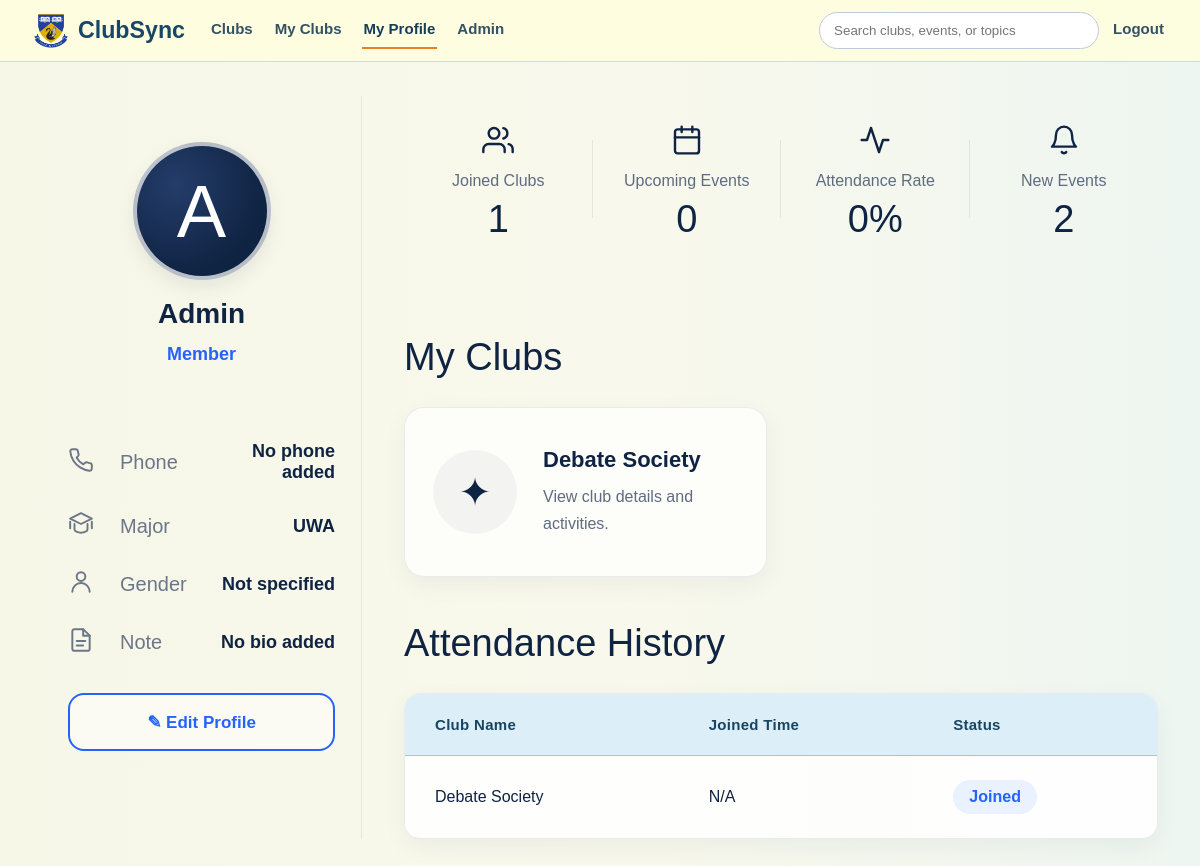
/my-profile (signed in), run on an earlier commit of the app's database.
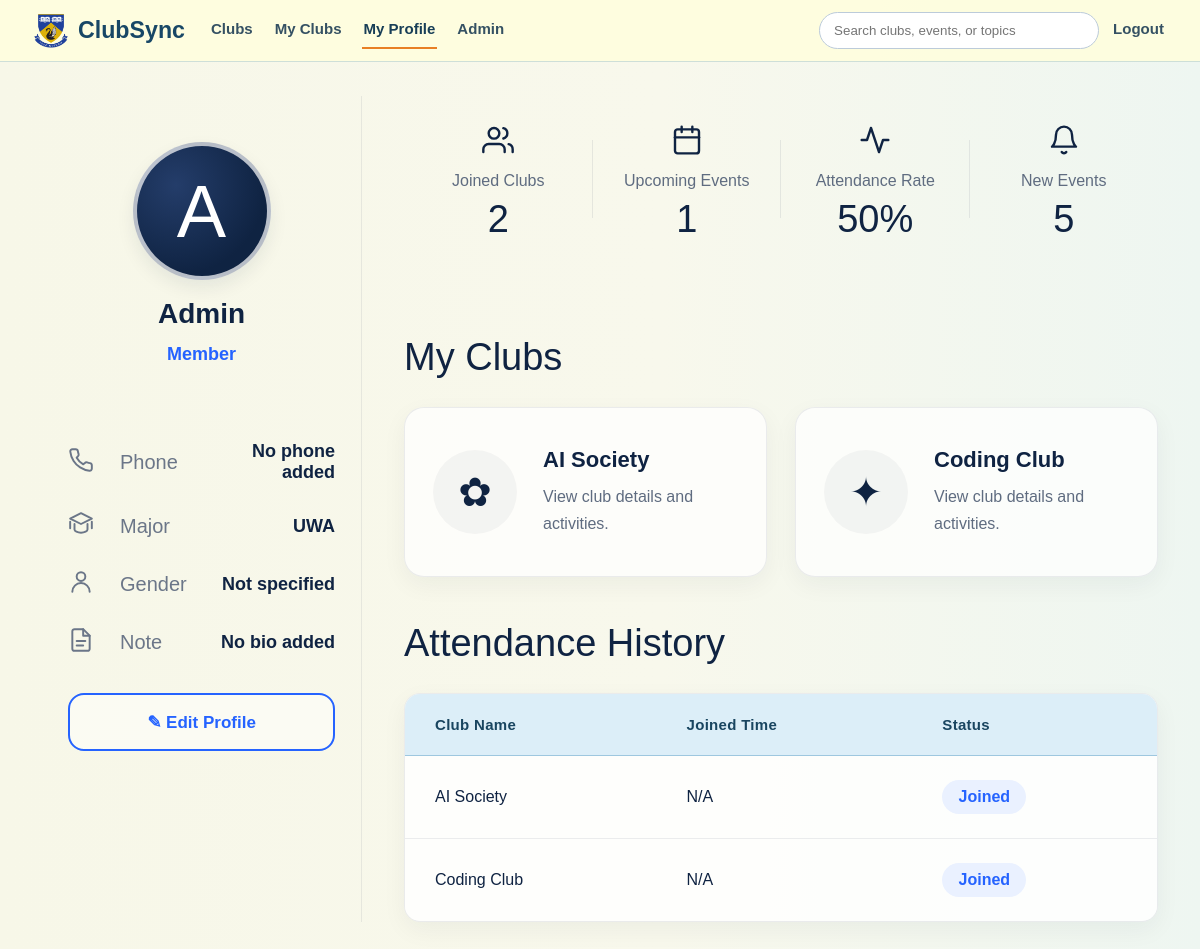
And on a later commit of the database.
### models/user.py (models this page shows)
class User(db.Model):
    __tablename__ = "users"
    id = db.Column(db.Integer, primary_key=True)
    name = db.Column(db.String(100), nullable=False)
    email = db.Column(db.String(120), unique=True, nullable=False)
    password_hash = db.Column(db.String(255), nullable=False)
    is_admin = db.Column(db.Boolean, default=False, nullable=False)
    memberships = db.relationship("Membership", backref="user", cascade="all, delete")
    attendances = db.relationship("Attendance", backref="user", cascade="all, delete")

### models/membership.py (models this page shows)
class Membership(db.Model):
    __tablename__ = "memberships"
    id = db.Column(db.Integer, primary_key=True)
    user_id = db.Column(db.Integer, db.ForeignKey("users.id"), nullable=False)
    club_id = db.Column(db.Integer, db.ForeignKey("clubs.id"), nullable=False)

### models/club.py (models this page shows)
class Club(db.Model):
    __tablename__ = "clubs"
    id = db.Column(db.Integer, primary_key=True)
    name = db.Column(db.String(100), nullable=False)
    description = db.Column(db.Text, nullable=False)
    category = db.Column(db.String(50), nullable=True)
    image_path = db.Column(db.String(255), nullable=True)
    events = db.relationship("Event", backref="club", cascade="all, delete")
    memberships = db.relationship("Membership", backref="club", cascade="all, delete")

### routes/profile.py (the view)
@profile_bp.route("/my-profile")
def profile():
    if "user_id" not in session:
        return redirect(url_for("auth.login"))
    user_id = session["user_id"]
    user = User.query.get(user_id)
    joined_clubs = (
        Club.query
        .join(Membership, Membership.club_id == Club.id)
        .filter(Membership.user_id == user_id)
        .order_by(Club.name.asc())
        .all()
    )
    profile_data = ProfileUser.query.filter_by(user_id=user.id).first()
    return render_template(
        "profile.html",
        user=user,
        profile=profile_data,
        club_history=joined_clubs
    )

### templates/profile.html (shortened to what this page needs)
<!DOCTYPE html>
<html lang="en">
<head>
    <link rel="stylesheet" href="{{ url_for('static', filename='css/styles.css') }}">
    <link rel="stylesheet" href="{{ url_for('static', filename='css/profile.css') }}">
</head>
<body class="clubs-page">
    {% set active_page = 'profile' %}
    {% include "_site_header.html" %}
    <div class="profile-page">
        <aside class="profile-card">
            <div class="profile-avatar">
                {% if profile and profile.avatar %}
                <img src="{{ url_for('static', filename='uploads/' + profile.avatar) }}">
                {% else %}
                {{ user.name[0]|upper }}
                {% endif %}
            </div>
            <h2>{{ user.name }}</h2>
            <div class="profile-role">Member</div>
            <div class="profile-list">
                <div class="profile-row">
                    <span class="profile-icon">
                    </span>
                    <span class="profile-label">Phone</span>
                    <span class="profile-value">
                        {{ profile.phone if profile and profile.phone else 'No phone added' }}
                    </span>
                </div>
                <div class="profile-row">
                    <span class="profile-icon">
                        <svg viewBox="0 0 24 24">
                            <path d="M22 10v6M2 10v6"></path>
                            <path d="M12 2L2 7l10 5 10-5-10-5z"></path>
                            <path d="M6 12v5c0 1.5 2.7 3 6 3s6-1.5 6-3v-5"></path>
                        </svg>
                    </span>
                    <span class="profile-label">Major</span>
                    <span class="profile-value">
                        {{ profile.major if profile and profile.major else 'UWA' }}
                    </span>
                </div>
                <div class="profile-row">
                    <span class="profile-icon">
                        <svg viewBox="0 0 24 24">
                            <path d="M20 21a8 8 0 0 0-16 0"></path>
                            <circle cx="12" cy="7" r="4"></circle>
                        </svg>
                    </span>
                    <span class="profile-label">Gender</span>
                    <span class="profile-value">
                        {{ profile.gender if profile and profile.gender else 'Not specified' }}
                    </span>
                </div>
                <div class="profile-row">
                    <span class="profile-icon">
                        <svg viewBox="0 0 24 24">
                            <path d="M14 2H6a2 2 0 0 0-2 2v16a2 2 0 0 0 2 2h12a2 2 0 0 0 2-2V8z"></path>
                            <polyline points="14 2 14 8 20 8"></polyline>
                            <line x1="8" y1="13" x2="16" y2="13"></line>
                            <line x1="8" y1="17" x2="14" y2="17"></line>
                        </svg>
                    </span>
                    <span class="profile-label">Note</span>
                    <span class="profile-value">
                        {{ profile.bio if profile and profile.bio else 'No bio added' }}
                    </span>
                </div>
            </div>
            <a href="{{ url_for('profile.profile_edit') }}" class="edit-link">
                ✎ Edit Profile
            </a>
        </aside>
        <main class="profile-right">
            <section class="stats-row">
                <a href="/myclubs" class="stat stat-link">
                    <div class="stat-icon">
                        <svg viewBox="0 0 24 24">
                            <path d="M17 21v-2a4 4 0 0 0-4-4H5a4 4 0 0 0-4 4v2"></path>
                            <circle cx="9" cy="7" r="4"></circle>
                            <path d="M23 21v-2a4 4 0 0 0-3-3.87"></path>
                            <path d="M16 3.13a4 4 0 0 1 0 7.75"></path>
                        </svg>
                    </div>
                    <div class="stat-title">
                        Joined Clubs
                    </div>
                    <div class="stat-value">
                        {{ user.memberships|length }}
                    </div>
                </a>
                <a href="{{ url_for('clubs.myclubs') }}" class="stat stat-link">
                    <div class="stat-icon">
                        <svg viewBox="0 0 24 24">
                            <rect x="3" y="4" width="18" height="18" rx="2"></rect>
                            <line x1="16" y1="2" x2="16" y2="6"></line>
                            <line x1="8" y1="2" x2="8" y2="6"></line>
                            <line x1="3" y1="10" x2="21" y2="10"></line>
                        </svg>
                    </div>
                    <div class="stat-title">
                        Upcoming Events
                    </div>
                    <div class="stat-value">
                        {{ user.attendances|length }}
                    </div>
                </a>
                <div class="stat">
                    <div class="stat-icon">
                        <svg viewBox="0 0 24 24">
                            <polyline points="22 12 18 12 15 21 9 3 6 12 2 12"></polyline>
                        </svg>
                    </div>
                    <div class="stat-title">
                        Attendance Rate
                    </div>
                    <div class="stat-value">
                        {% if user.memberships|length > 0 %}
                        {{ ((user.attendances|length / user.memberships|length) * 100)|round(0, 'floor')|int }}%
                        {% else %}
                        0%
                        {% endif %}
                    </div>
                </div>
            <a href="/myclubs" class="stat stat-link">
                <div class="stat-icon">
                    <svg viewBox="0 0 24 24">
                        <path d="M6 8a6 6 0 0 1 12 0c0 7 3 9 3 9H3s3-2 3-9"></path>
                        <path d="M10.3 21a2 2 0 0 0 3.4 0"></path>
                    </svg>
                </div>
                <div class="stat-title">
                    New Events
                </div>
                <div class="stat-value">
                    {% set ns = namespace(total=0) %}
                    {% for membership in user.memberships %}
                    {% set ns.total = ns.total + membership.club.events|length %}
                    {% endfor %}
                    {{ ns.total }}
                </div>
            </a>
            </section>
            <section class="profile-block">
                <h2>My Clubs</h2>
                {% if user.memberships|length == 0 %}
                <div class="empty-state">
                    <h3>Looks like you’re not in any clubs yet</h3>
                    <p>Explore clubs that match your interests and join the fun!</p>
                    <a href="{{ url_for('clubs.clubs') }}" class="explore-link">
                        Browse Clubs
                    </a>
                </div>
                {% else %}
                <div class="clubs-list">
                    {% for membership in user.memberships %}
                    <a href="{{ url_for('clubs.club_details', club_id=membership.club.id) }}" class="profile-club-card">
                        <div class="profile-club-icon">
                            {% if 'AI' in membership.club.name %}
                            <span>✿</span>
                            {% elif 'Cultural' in membership.club.name %}
                            <span>🌐</span>
                            {% else %}
                            <span>✦</span>
                            {% endif %}
                        </div>
                        <div class="profile-club-info">
                            <h3>{{ membership.club.name }}</h3>
                            <p>
                                {{ membership.club.tagline if membership.club.tagline else 'View club details and activities.' }}
                            </p>
                        </div>
                    </a>
                    {% endfor %}
                </div>
                {% endif %}
            </section>
            <section class="profile-block attendance-block">
                <h2>Attendance History</h2>
                <div class="history-box">
                    {% if user.memberships|length == 0 %}
                    <div class="empty-state">
                        <h3>No attendance history yet</h3>
                        <p>Your joined clubs will appear here after you join a club.</p>
                    </div>
                    {% else %}
                    <table class="attendance-table">
                        <thead>
                            <tr>
                                <th>Club Name</th>
                                <th>Joined Time</th>
                                <th>Status</th>
                            </tr>
                        </thead>
                        <tbody>
                            {% for membership in user.memberships %}
                            <tr>
                                <td>{{ membership.club.name }}</td>
                                <td>N/A</td>
                                <td>
                                    <span class="status present">Joined</span>
                                </td>
                            </tr>
                            {% endfor %}
                        </tbody>
                    </table>
                    {% endif %}
                </div>
            </section>
        </main>
    </div>
</body>
</html>

### templates/_site_header.html (shortened to what this page needs)
<header class="site-header">
    <nav class="site-navbar" aria-label="Main navigation">
        <div class="navbar-inner">
            <a class="navbar-brand" href="{{ url_for('dashboard.index') }}">
                <span class="navbar-brand-content">
                    <img
                        class="navbar-logo"
                        src="{{ url_for('static', filename='images/uwa-logo.webp') }}"
                        alt="UWA logo"
                    >
                    <span class="navbar-title">ClubSync</span>
                </span>
            </a>
            <div class="navbar-menu" id="main-navbar-menu">
                <div class="navbar-links">
                    <a
                        href="{{ url_for('clubs.clubs') }}"
                        class="{% if active_page in ['clubs', 'club_details', 'event', 'search'] %}active{% endif %}"
                    >
                        Clubs
                    </a>
                    {% if session.get('user_id') %}
                        <a
                            href="{{ url_for('clubs.myclubs') }}"
                            class="{% if active_page == 'myclubs' %}active{% endif %}"
                        >
                            My Clubs
                        </a>
                        <a
                            href="{{ url_for('profile.profile') }}"
                            class="{% if active_page in ['profile', 'profile_edit'] %}active{% endif %}"
                            {% if active_page in ['profile', 'profile_edit'] %}aria-current="page"{% endif %}
                        >
                            My Profile
                        </a>
                    {% endif %}
                    {% if navbar_can_access_admin %}
                        <a
                            href="{{ url_for('admin.dashboard') if session.get('admin_logged_in') else url_for('admin.login') }}"
                            class="{% if active_page == 'admin' %}active{% endif %}"
                        >
                            Admin
                        </a>
                    {% endif %}
                </div>
                <div class="navbar-tools">
                    <form class="navbar-search" role="search" method="GET" action="{{ url_for('clubs.search') }}">
                        <input
                            type="search"
                            name="q"
                            aria-label="Search clubs and events"
                            placeholder="Search clubs, events, or topics"
                            minlength="2"
                            value="{{ search_query | default('') }}"
                        >
                    </form>
                    <div class="navbar-actions" aria-label="Authentication">
                        {% if session.get('user_id') or session.get('admin_logged_in') %}
                            <a href="{{ url_for('auth.logout') }}">Logout</a>
                        {% else %}
                            <a href="{{ url_for('auth.login') }}">Login</a>
                            <a href="{{ url_for('auth.register') }}">Sign Up</a>
                        {% endif %}
                    </div>
                </div>
            </div>
        </div>
    </nav>
</header>

What changed in the data, as far as the page shows it:
changed Membership: club.name "Debate Society" → "AI Society"; text "✦" → "✿"
added Membership: club.name "Coding Club", club "View club details and activities."
Also different on the page:
{{ user.memberships|length }}: "1" → "2"
{{ user.attendances|length }}: "0" → "1"
{{ ns.total }}: "2" → "5"
text no longer shown: "0"
text now shown: "50"
